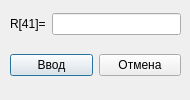
<?xml version="1.0" encoding="UTF-8"?>
<ui version="4.0">
 <class>cValueDlg</class>
 <widget class="QDialog" name="cValueDlg">
  <property name="windowModality">
   <enum>Qt::WindowModal</enum>
  </property>
  <property name="geometry">
   <rect>
    <x>0</x>
    <y>0</y>
    <width>190</width>
    <height>100</height>
   </rect>
  </property>
  <property name="sizePolicy">
   <sizepolicy hsizetype="Minimum" vsizetype="Minimum">
    <horstretch>0</horstretch>
    <verstretch>0</verstretch>
   </sizepolicy>
  </property>
  <property name="windowTitle">
   <string>Dialog</string>
  </property>
  <widget class="QWidget" name="verticalLayoutWidget">
   <property name="geometry">
    <rect>
     <x>10</x>
     <y>0</y>
     <width>171</width>
     <height>91</height>
    </rect>
   </property>
   <layout class="QVBoxLayout" name="verticalLayout">
    <item>
     <layout class="QHBoxLayout" name="horizontalLayout_2">
      <item>
       <widget class="QLabel" name="regText">
        <property name="text">
         <string>R[41]=</string>
        </property>
       </widget>
      </item>
      <item>
       <widget class="QLineEdit" name="regValue">
        <property name="inputMask">
         <string>H; </string>
        </property>
        <property name="maxLength">
         <number>1</number>
        </property>
       </widget>
      </item>
     </layout>
    </item>
    <item>
     <layout class="QHBoxLayout" name="horizontalLayout">
      <item>
       <widget class="QPushButton" name="okBtn">
        <property name="text">
         <string>Ввод</string>
        </property>
       </widget>
      </item>
      <item>
       <widget class="QPushButton" name="cancelBtn">
        <property name="text">
         <string>Отмена</string>
        </property>
       </widget>
      </item>
     </layout>
    </item>
   </layout>
  </widget>
 </widget>
 <resources/>
 <connections/>
</ui>
